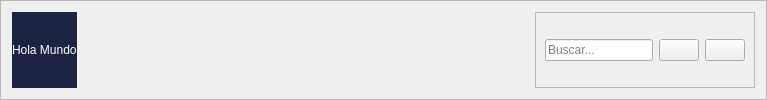
        <widget class="QFrame" name="frame_3">
         <property name="frameShape">
          <enum>QFrame::Shape::StyledPanel</enum>
         </property>
         <property name="frameShadow">
          <enum>QFrame::Shadow::Raised</enum>
         </property>
         <layout class="QHBoxLayout" name="horizontalLayout_6">
          <item>
           <widget class="QLabel" name="label">
            <property name="styleSheet">
             <string notr="true">QFrame{
	background-color: rgb(29, 35, 67);
}

QLabel{
    color:rgb(255, 255, 255);
	font: 600 12pt &quot;Times New Roman&quot;;
}</string>
            </property>
            <property name="text">
             <string>Hola Mundo</string>
            </property>
           </widget>
          </item>
          <item>
           <spacer name="horizontalSpacer">
            <property name="orientation">
             <enum>Qt::Orientation::Horizontal</enum>
            </property>
            <property name="sizeHint" stdset="0">
             <size>
              <width>452</width>
              <height>20</height>
             </size>
            </property>
           </spacer>
          </item>
          <item>
           <widget class="QFrame" name="frame_17">
            <property name="frameShape">
             <enum>QFrame::Shape::StyledPanel</enum>
            </property>
            <property name="frameShadow">
             <enum>QFrame::Shadow::Raised</enum>
            </property>
            <layout class="QHBoxLayout" name="horizontalLayout_5">
             <item>
              <widget class="QLineEdit" name="lineEdit">
               <property name="placeholderText">
                <string>Buscar...</string>
               </property>
              </widget>
             </item>
             <item>
              <widget class="QPushButton" name="pushButton">
               <property name="text">
                <string/>
               </property>
               <property name="icon">
                <iconset>
                 <normaloff>assets/images/search.svg</normaloff>assets/images/search.svg</iconset>
               </property>
              </widget>
             </item>
             <item>
              <widget class="QPushButton" name="pushButton_2">
               <property name="text">
                <string/>
               </property>
               <property name="icon">
                <iconset>
                 <normaloff>assets/images/bell.svg</normaloff>assets/images/bell.svg</iconset>
               </property>
              </widget>
             </item>
            </layout>
           </widget>
          </item>
         </layout>
        </widget>
